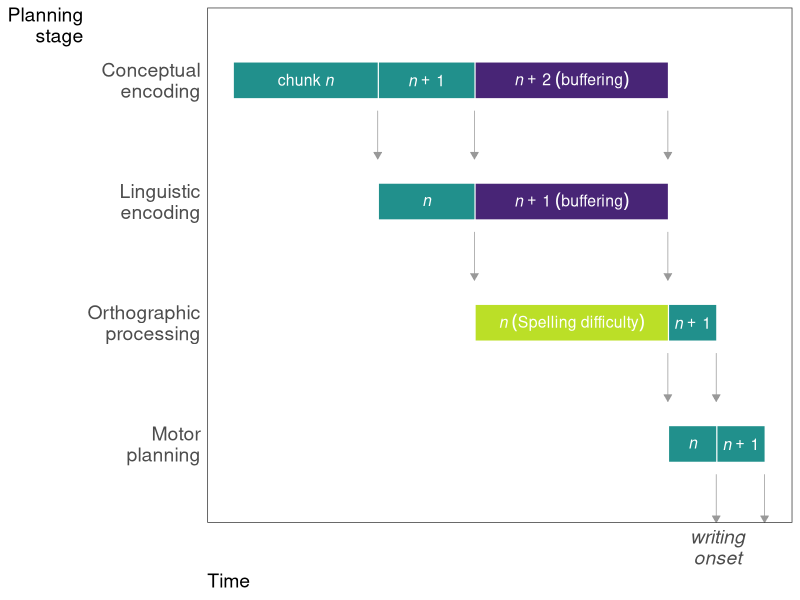
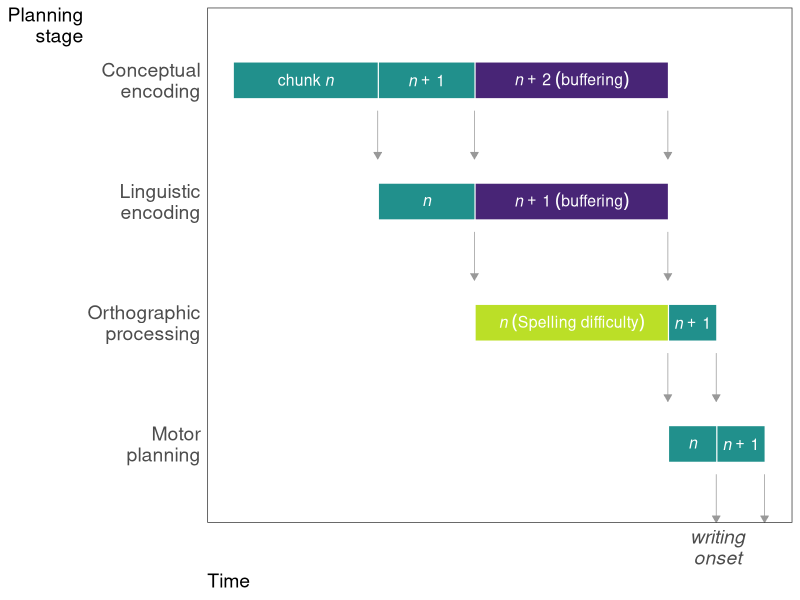

These charts were generated, in order, by the following R code:
library(tidyverse)
library(grid)

casc <- tibble(stage = c(rep("Conceptual\nencoding",3), 
                         rep("Linguistic\nencoding",2), 
                         rep("Orthographic\nprocessing",2), 
                         rep("Motor\nplanning",2)),
               activity = c(rep("Planning", 2), "Buffering", "Planning",
                          rep("Buffering", 1), 
                          "Spelling difficulty",
                          rep("Planning", 3)), 
               start = c(0, 6,  10, 6,  10, 10, 18, 18, 20),
               end =   c(6, 10, 18, 10, 18, 18, 20, 20, 22)) %>% ungroup() %>%
  mutate(item = c(rep(4,3),rep(3,2),rep(2,2), rep(1,2)),
         end = end - .05) %>%
  group_by(stage, activity) %>%
  mutate(chunk = 1:(n()),
         chunk = as.character(chunk - 1)) %>% ungroup() %>%
  mutate(chunk = ifelse(chunk == 0, "italic('n')", paste0("italic('n')~+~", chunk)),
         chunk = ifelse(start == 0, paste0("chunk~", chunk), chunk),
         chunk = ifelse(item == 2 & activity == "Planning", "italic('n')~+~1", chunk),
         chunk = ifelse(item == 3 & activity == "Buffering", "italic('n')~+~1~(buffering)", chunk),
         chunk = ifelse(item == 4 & activity == "Buffering", "italic('n')~+~2~(buffering)", chunk),
         chunk = ifelse(activity == "Spelling difficulty", "italic('n')~(Spelling~difficulty)", chunk )) %>%
  ungroup()

# Remove arrow before buffering
casc %<>%
  mutate(removearrow = rep("solid", n()), 
         chunk_lead = lead(chunk),
         removearrow = ifelse(chunk_lead == "Buffering", "blank", removearrow),
         removearrow = ifelse(is.na(removearrow), "solid", removearrow)) %>%
  select(-chunk_lead)

p_buffer <- ggplot(casc, aes(x = start, xend = end, 
                 y = reorder(stage,item),
                 yend = reorder(stage,item),
                 colour = activity)) + 
  geom_segment(size = 12, show.legend = F) +
  geom_segment(aes(x = end, xend = end, 
                   y = item -.25, 
                   yend = item - .65, linetype = removearrow),
               show.legend = F, colour = "grey60", size = .25,
               arrow = arrow(length = unit(0.2, "cm"),
                             type = "closed")) +
  geom_text(aes(x = (start + end) / 2 , label = chunk), 
            size = 4, colour = "white", parse = TRUE) +
  #ggtitle("b. Interrupted planning cascade") +
  scale_colour_viridis_d("", begin = .1, end = .9) +
  scale_x_continuous(limits = c(0,22), breaks = 20,labels = "writing\nonset") +
  scale_linetype_manual(values = rev(unique(casc$removearrow))) +
  labs(x = "Time", y = "Planning\nstage") + theme_bw() +
  theme(axis.text.x = element_text(face = "italic", size = 14),
        axis.text.y = element_text(size = 14),
        axis.title.x = element_text(hjust = 0, size = 14),
        axis.title.y = element_text(size = 14, hjust = 1, angle = 360),
        axis.ticks = element_blank(),
        panel.grid = element_blank(),
        legend.position = "top",
        legend.justification = "right"); p_buffer

ggsave("slides/sig-27-2020/gfx/cascade_buffer.pdf", width = 8.25, height = 4.5)


